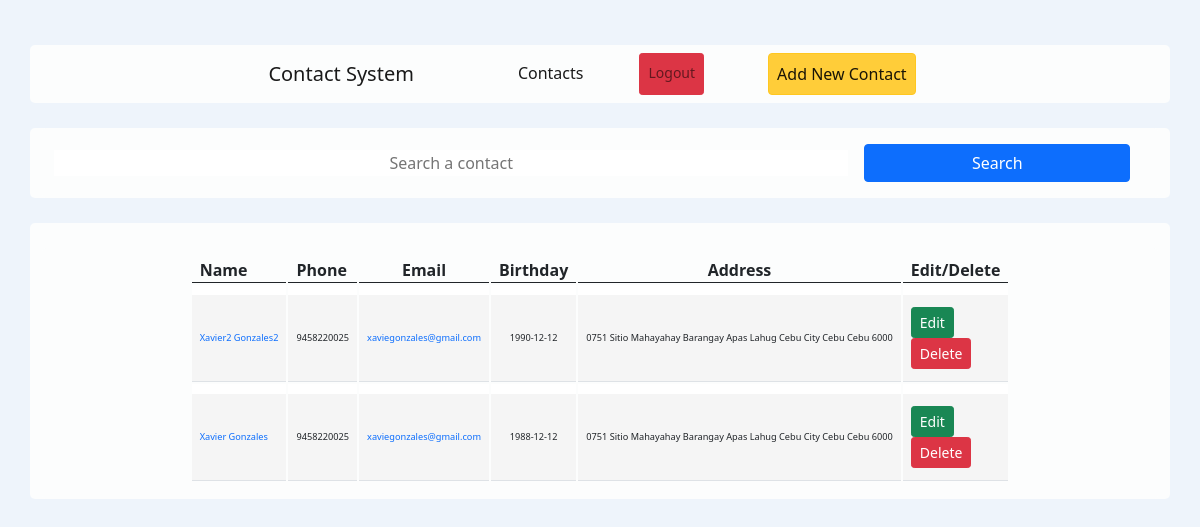
Page /src/allContacts/allContacts.php (signed in) on the committed database.
### tables this page shows
CREATE TABLE `contact` (
  `id` int(11) NOT NULL,
  `firstName` varchar(50) NOT NULL,
  `lastName` varchar(50) NOT NULL,
  `emailAddress` varchar(100) NOT NULL,
  `phoneNumber` varchar(14) NOT NULL,
  `birthday` date NOT NULL,
  `streetAddress` varchar(256) NOT NULL,
  `city` varchar(25) NOT NULL,
  `province` varchar(40) NOT NULL,
  `postalCode` varchar(7) NOT NULL
);

### src/contactHandler.php (called while the page is built, shortened)
<?php
class ContactManager {
    private $tableName;
    private $connection;
    public function __construct() {
        $this->config = parse_ini_file( $_SERVER['DOCUMENT_ROOT']."/cms/config.ini");
        $this->tableName = "contact";
        $this->connection = mysqli_connect($this->config['servername'], $this->config['username'], $this->config['password'])
            or die(mysqli_error($this->connection));
    }
    public function getAllContacts() {
        $sql = "SELECT * FROM $this->tableName ORDER BY id";
        $result = @mysqli_query($this->connection, $sql) or die(mysqli_error($this->connection));
        $allContacts = array();
        while ($row = mysqli_fetch_array($result)) {
            $contact = new Contact;
            $contact->id             = $row['id'];
            $contact->firstName      = $row['firstName'];
            $contact->lastName       = $row['lastName'];
            $contact->emailAddress   = $row['emailAddress'];
            $contact->phoneNumber    = $row['phoneNumber'];
            $contact->birthday       = $row['birthday'];
            $contact->streetAddress  = $row['streetAddress'];
            $contact->city           = $row['city'];
            $contact->province       = $row['province'];
            $contact->postalCode     = $row['postalCode'];
            array_push($allContacts, $contact);
        } return $allContacts;
    }
}

### src/allContacts/allContacts.php (the view, shortened to what this page needs)
<?php
require_once("./../contactHandler.php");
$contactManager = new ContactManager();
 if(isset($_POST['search']) && $_POST['search'] != "") {
    $allContacts = $contactManager->getContactsBySearch($_POST['search']);
    } else { $allContacts = $contactManager->getAllContacts();
    }
?>
<!DOCTYPE html>
<html>
	<head>
        <link href="https://cdn.jsdelivr.net/npm/bootstrap@5.0.2/dist/css/bootstrap.min.css" rel="stylesheet">
	</head>
	<body>
        <header>
            <div class=" container">
                <nav class="navbar navbar-expand navbar-light">
                    <a class="navbar-brand mx-5" href="#">Contact System</a>
                    <div class="collapse navbar-collapse" id="navbarNavAltMarkup">
                        <div class="navbar-nav mx-5">
                            <a class="nav-item nav-link active" href="./../allContacts/allContacts.php">Contacts</a>
                            <a class="nav-item nav-link btn btn-danger btn-sm mx-5" href="./../Logout/logout.php">Logout</a>
                            <a class="nav-item nav-link active btn btn-warning mx-3" href="./../AddContact/addContact.php">Add New Contact</a>
                        </div>
                    </div>
                </nav>
            </div>
        </header>
        <div class="container ">
        <form action="allContacts.php" method="POST" class="container mt-0">
            <input type="text" name="search" id="search" class="w-75 search-bar text-dark border-0 text-center" placeholder="Search a contact" />
            <input type="submit" class="w-25 btn btn-primary m-3" value="Search" />
            </form>
        </div>
        <div class="container">
            <link href="https://maxcdn.bootstrapcdn.com/font-awesome/4.3.0/css/font-awesome.min.css" rel="stylesheet">
            <link rel="stylesheet" href="./../../wwwroot/css/site.css">
            <div class="container">
                <div class="table-responsive">
                    <table class="table user-list">
                        <?php if(!empty($allContacts)) { ?>
                            <thead>
                                <tr>
                                    <th><span>Name</span></th>
                                    <th><span>Phone</span></th>
                                    <th class="text-center"><span>Email</span></th>
                                    <th class="text-center"><span>Birthday</span></th>
                                    <th class="text-center"><span>Address</span></th>
                                    <th><span>Edit/Delete</span></th>
                                </tr>
                            </thead id="userData">
                            <tbody>
                        <?php if(!empty($allContacts)) foreach($allContacts as $k => $contact) { ?>
                            <tr>
                                <td><a href="#" class="user-link">
                                    <?php echo $contact->firstName ?>
                                    <?php echo $contact->lastName ?>
                                </a></td>
                                <td> <?php echo $contact->phoneNumber ?> </td>
                                <td> <a href="#"> <?php echo $contact->emailAddress ?> </a></td>
                                <td class="text-center">
                                    <span class="label label-default"><?php echo $contact->birthday ?></span>
                                </td>
                                <td class="text-center">
                                    <span class="label label-default">
                                        <?php echo $contact->streetAddress ?>
                                        <?php echo $contact->city ?>
                                        <?php echo $contact->province ?>
                                        <?php echo $contact->postalCode ?>
                                    </span>
                                </td>
                                <td>
                                    <form action="./../EditContact/editContact.php" method="post">
                                        <button class="btn btn-sm btn-success" type="submit" name="editId" value="<?php echo $contact->id ?>">Edit</button>
                                    </form>
                                    <form action="./../DeleteContact/deleteContact.php" method="post">
                                        <button class="btn btn-sm btn-danger" type="submit" name="deleteId" value="<?php echo $contact->id ?>">Delete</button>
                                    </form>
                                </td>
                            </tr>
                            <?php } ?>
                        </tbody>
                    </table>
                </div>
                <?php } else { ?>
                            <div class="h3">No records to display</div>
                        <?php } ?>
            </div>
        </div>
    </body>
</html>

### wwwroot/css/site.css (style rules this page uses)
header { display: flex; justify-content: center; align-items: center; }
body { background-color: #eef4fb; }
body { margin-top:20px; }
.user-list tbody td .user-link { font-size: 1em; padding-top: 3px; }
a { text-decoration: none !important; }
.table { border-collapse: separate; }
.table thead > tr > th { border-bottom: 1px solid #C2C2C2; padding-bottom: 0; }
.table tbody > tr > td { font-size: 0.575em; background: #f5f5f5; border-top: 10px solid #fff; vertical-align: middle; padding: 12px 8px; }
.search-bar { display: flex; justify-content: center; align-items: center; }

### rows in the picture
contact: firstName "Xavier2", lastName "Gonzales2", phoneNumber "9458220025", emailAddress "xaviegonzales@gmail.com", birthday "1990-12-12", streetAddress "0751 Sitio Mahayahay Barangay Apas Lahug Cebu City", city "Cebu", province "Cebu", postalCode "6000", $contact->id 39 (drawn)
contact: firstName "Xavier", lastName "Gonzales", phoneNumber "9458220025", emailAddress "xaviegonzales@gmail.com", birthday "1988-12-12", streetAddress "0751 Sitio Mahayahay Barangay Apas Lahug Cebu City", city "Cebu", province "Cebu", postalCode "6000", $contact->id 40 (drawn)
